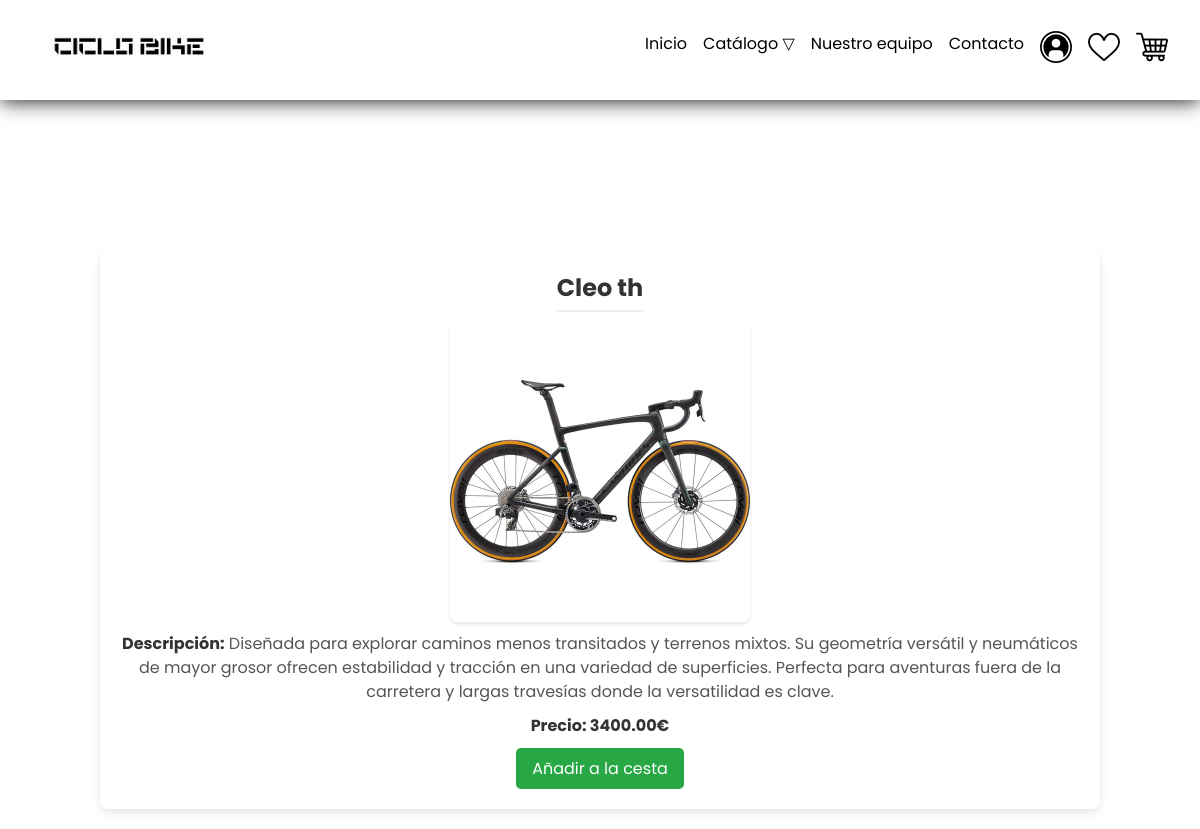
/ficha_tecnico_ciudad.php?id=11, run on the app's committed database.
### tables this page shows
CREATE TABLE `articulos` (
  `id` int(11) NOT NULL,
  `nombre` varchar(100) NOT NULL,
  `precio` decimal(10,2) NOT NULL,
  `imagen` longblob NOT NULL,
  `descripcion` text DEFAULT NULL,
  `material` varchar(100) DEFAULT NULL,
  `categoria` enum('carretera','ciudad','accesorios','equipamiento') NOT NULL DEFAULT 'carretera',
  `cantidad` int(11) NOT NULL
);

### ficha_tecnico_ciudad.php (the view, shortened to what this page needs)
<!DOCTYPE html>
<html lang="en">
<head>
</head>
<body>
<?php require_once 'head_cliente_inicio.php'; ?>
<div class="container">
    <?php
    $host = 'localhost';
    $dbname = 'proyect';
    $username = 'root';
    $password = '';
    try {
        $pdo = new PDO("mysql:host=$host;dbname=$dbname", $username, $password);
        $pdo->setAttribute(PDO::ATTR_ERRMODE, PDO::ERRMODE_EXCEPTION);
        if (isset($_GET['id']) && is_numeric($_GET['id'])) {
            $producto_id = $_GET['id'];
                    $sql = "SELECT * FROM articulos WHERE categoria = 'ciudad' AND id = :id";
                    $stmt = $pdo->prepare($sql);
                    $stmt->bindParam(':id', $producto_id, PDO::PARAM_INT);
                    $stmt->execute();
                    $producto = $stmt->fetch(PDO::FETCH_ASSOC);
            if ($producto) {
                echo '<h2>' . $producto['nombre'] . '</h2>';
                echo '<img class="item-img" src="' . ($producto['imagen']) . '" alt="' . $producto['nombre'] . '">';
                echo '<p><strong>Descripción:</strong> ' . $producto['descripcion'] . '</p>';
                echo '<p><strong>Precio: ' . $producto['precio'] . '€</strong></p>';
                echo '<form action="carrito.php" method="post">';
                echo '<button type="submit" class="add-to-cart-btn">Añadir a la cesta</button>';
                echo '</form>';
            } else {
                echo '<p>Producto no encontrado.</p>';
            }
        } else {
            echo '<p>ID de producto inválido.</p>';
        }
    } catch (PDOException $e) {
        echo "Error al conectar a la base de datos: " . $e->getMessage();
    }
    ?>
</div>
</body>
</html>

### ficha_tecnico_ciudad.php (style rules this page uses)
body { font-family: Arial, sans-serif; background-color: #f5f5f5; margin: 0; padding: 0; }
.container { width: 80%; max-width: 1200px; margin: 20px auto; background-color: #fff; padding: 20px; box-shadow: 0 4px 8px rgba(0, 0, 0, 0.1); border-radius: 8px; display: flex; flex-direction: column; align-items: center; animation: slideUp 0.5s ease-out; margin-top: 150px; }
h2 { color: #333; font-size: 24px; margin-bottom: 10px; border-bottom: 2px solid #eee; padding-bottom: 5px; text-align: center; }
.item-img { width: 100%; max-width: 300px; display: block; margin: 0 auto 10px auto; border-radius: 8px; box-shadow: 0 2px 4px rgba(0, 0, 0, 0.1); }
p { color: #555; font-size: 16px; line-height: 1.5; margin-bottom: 10px; text-align: center; }
strong { color: #333; }
.add-to-cart-btn { display: inline-block; background-color: #28a745; color: #fff; padding: 8px 16px; text-align: center; border-radius: 5px; text-decoration: none; font-size: 16px; border: none; cursor: pointer; transition: background-color 0.3s; margin: 0 auto; }

### head_cliente_inicio.php (style rules this page uses)
* { margin: 0; padding: 0; text-decoration: none; border: none; outline: none; color: inherit; list-style: none; font-family: "Poppins"; }
body { background: url("https://s3-us-west-2.amazonaws.com/s.cdpn.io/227389/bg.jpg") #fff; }

### data on the page
articulos: nombre "Cleo th", imagen (picture), descripcion "Diseñada para explorar caminos menos transitados y terrenos mixtos. Su geometría versátil y neumáticos de mayor grosor ofrecen estabilidad y tracción en una variedad de superficies. Perfecta para aventuras fuera de la carretera y largas travesías donde la versatilidad es clave.", precio "3400.00"
